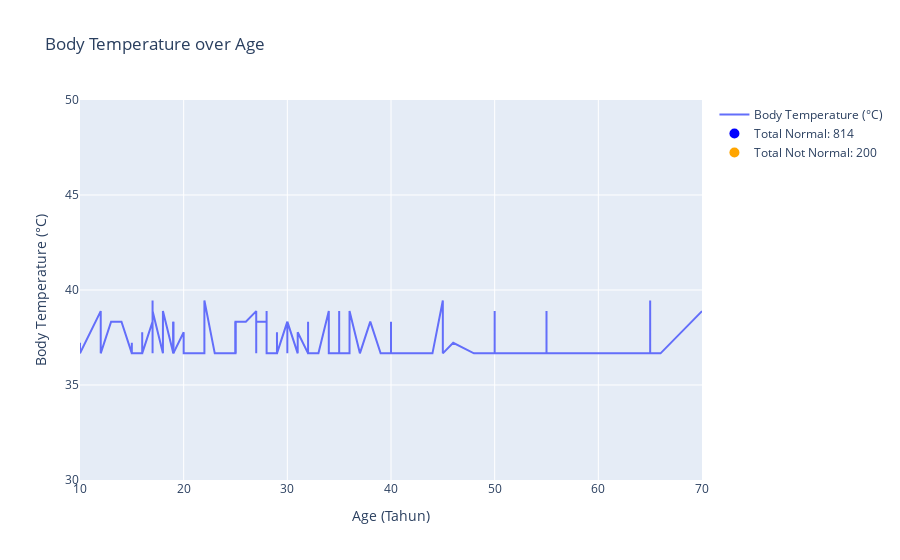

Source (notebook cell):
### Code cell
import pandas as pd
import plotly.graph_objs as go

data = pd.read_excel('data/data_kesehatan.xlsx')
data = data.sort_values(by='Age')

# Defining the 'normal' temperature range (e.g., 36.5 to 37.5 degrees Celsius)
normal_temp_range = (36.5, 37.5)

# Determining if each temperature is normal or not and creating a new column for it
data['TempStatus'] = data['body Temp (celcius)'].apply(lambda x: 'normal' if normal_temp_range[0] <= x <= normal_temp_range[1] else 'not normal')

# Group by 'TempStatus' and count the occurrences
temp_status_counts = data['TempStatus'].value_counts()

# Mengambil kolom 'Age' (umur) dari DataFrame dan menyimpannya dalam variabel 'x'
x = data['Age']
y = data['body Temp (celcius)']

fig = go.Figure()

# Trace for Body Temperature
fig.add_trace(go.Scatter(x=x, y=y, mode='lines', name='Body Temperature (°C)'))

# Adding dummy traces for the legend, with mode='none' so they don't show up on the graph
fig.add_trace(go.Scatter(
    x=[None], 
    y=[None], 
    mode='markers',
    marker=dict(size=10, color='blue'),
    name=f'Total Normal: {temp_status_counts["normal"]}'
))

fig.add_trace(go.Scatter(
    x=[None], 
    y=[None], 
    mode='markers',
    marker=dict(size=10, color='orange'),
    name=f'Total Not Normal: {temp_status_counts["not normal"]}'
))

# Mengatur layout grafik, termasuk judul, label sumbu, lebar, dan tinggi
fig.update_layout(
    title='Body Temperature over Age',
    xaxis_title='Age (Tahun)',
    yaxis_title='Body Temperature (°C)',
    autosize=True,
    height=600
)

fig.update_yaxes(
    range=[30, 50]
)

# Menampilkan grafik yang telah dibuat
fig.show()

### Figure 1 — Plotly figure (JSON) as saved in the notebook; plotly's stock layout.template omitted (floating-point values rounded to 4 significant figures; data arrays with more than 128 entries replaced by an {"elided": "..."} marker saying what was removed)
{"data": [{"mode": "lines", "name": "Body Temperature (°C)", "type": "scatter", "x": {"elided": "1014 int values"}, "y": {"elided": "1014 float values"}}, {"marker": {"color": "blue", "size": 10}, "mode": "markers", "name": "Total Normal: 814", "type": "scatter", "x": [null], "y": [null]}, {"marker": {"color": "orange", "size": 10}, "mode": "markers", "name": "Total Not Normal: 200", "type": "scatter", "x": [null], "y": [null]}], "layout": {"autosize": true, "title": {"text": "Body Temperature over Age"}, "xaxis": {"autorange": true, "range": [10, 70], "title": {"text": "Age (Tahun)"}, "type": "linear"}, "yaxis": {"range": [30, 50], "title": {"text": "Body Temperature (°C)"}, "type": "linear"}}}
